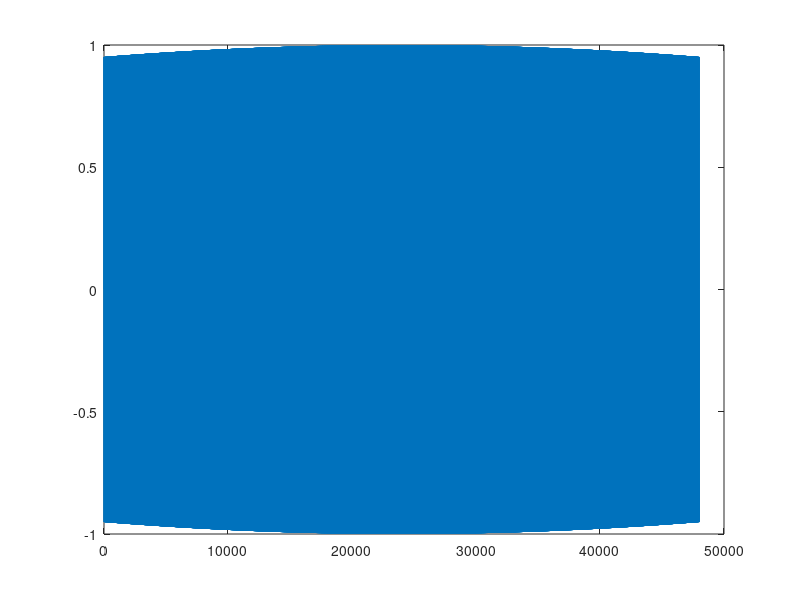
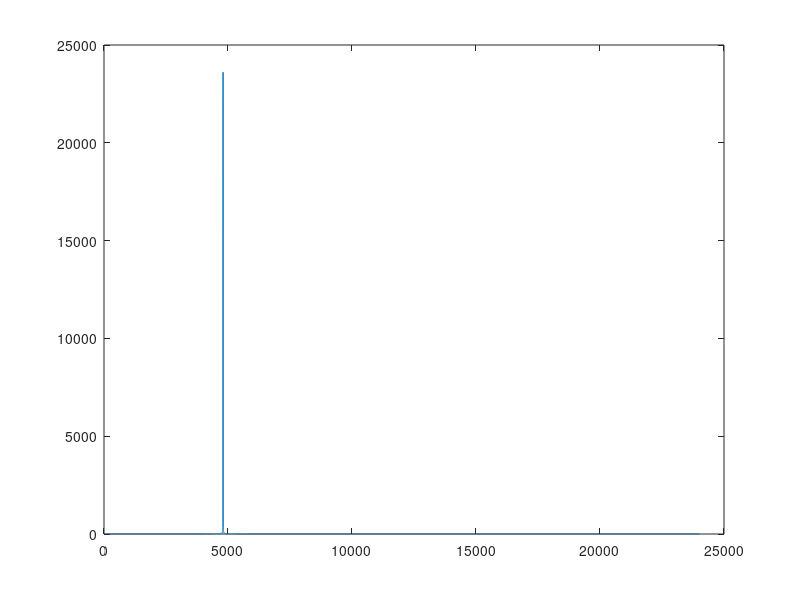
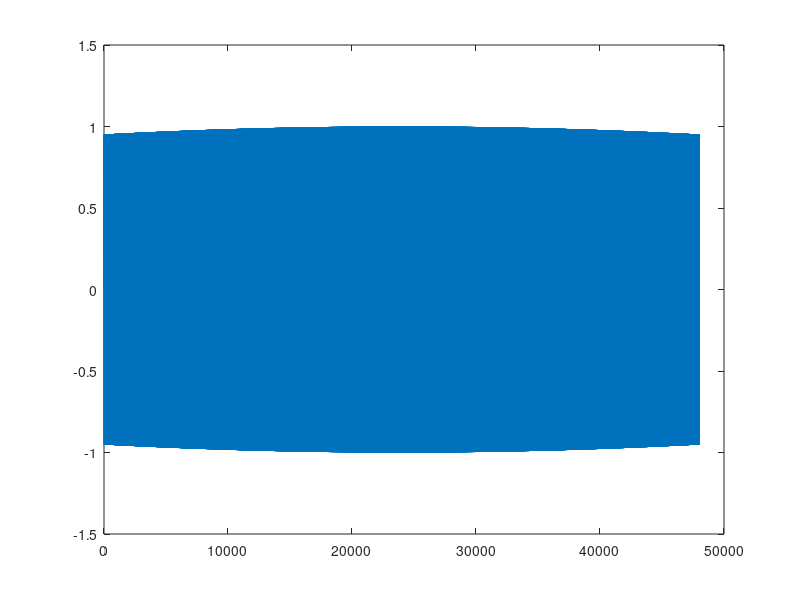
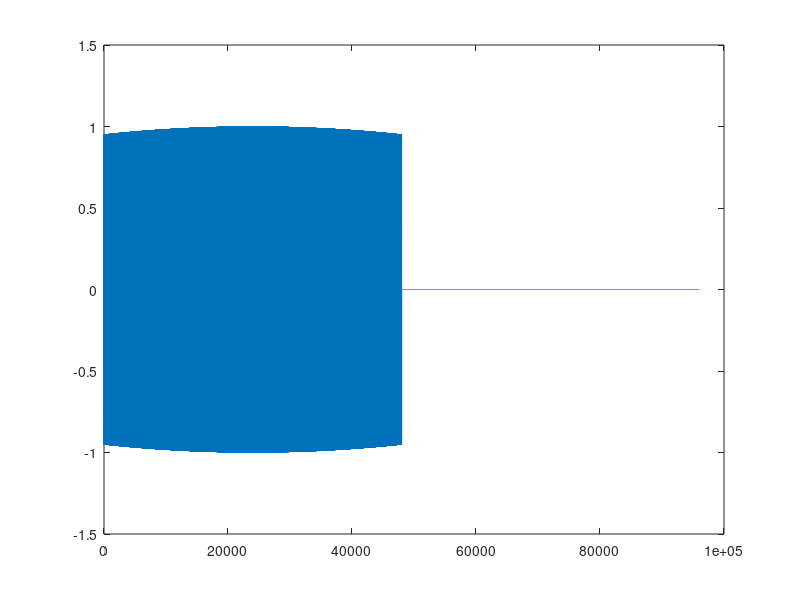

Here is the MATLAB script that generated these plots, in order:
clear;

Fs = 48000;
T = 1;
t = linspace(0, T, Fs * T);

F = Fs / 10;

y = sin(F * t * 2 * pi);

figure(1); plot(y);

y_fft = fft(y);

y_fft_s = y_fft(1:Fs / 2);

figure(2); plot(abs(y_fft_s));

y_inv_fft = real(ifft([y_fft_s 0 fliplr(conj(y_fft_s(2:end)))]));

figure(3); plot(y_inv_fft);

y_fft_pad = fft([y linspace(0, 0, Fs)]);

y_fft_pad_s = y_fft_pad(1:Fs);

y_inv_fft_pad = real(ifft([y_fft_pad_s 0 fliplr(conj(y_fft_pad_s(2:end)))]));

figure(4); plot(y_inv_fft_pad);

% y_inv = ifft(y);

% figure(4); plot(y_inv);

wild = [y_fft_s linspace(0, 0, Fs / 2)];
wild_inv = real(ifft([wild 0 fliplr(conj(wild(2:end)))]));

figure(5); plot(wild_inv);
